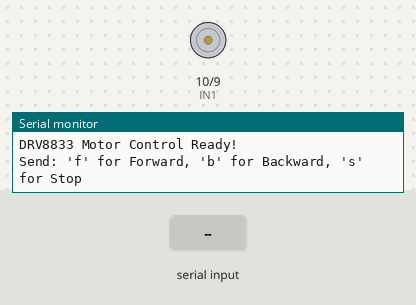
A sketch run on a simulated Arduino Uno, built with avr-gcc and run on an emulated ATmega328P. On the bench: motor-driver pin pairs drawn as motors (green arrow = first pin HIGH = forward, orange = second pin HIGH = backward, longer = more drive), the last lines printed to the serial monitor. The inputs (shaded band) are chosen by the test bench.

Above: at 1.2 s.
1.3 s: "f\n" received over Serial
At 2.3 s:
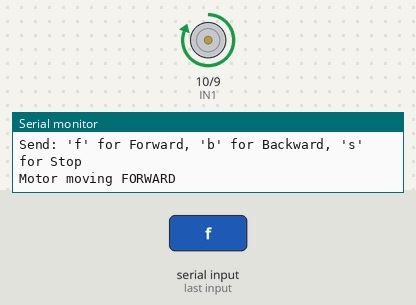
2.8 s: byte 98 ('b') received over Serial
At 3.4 s:
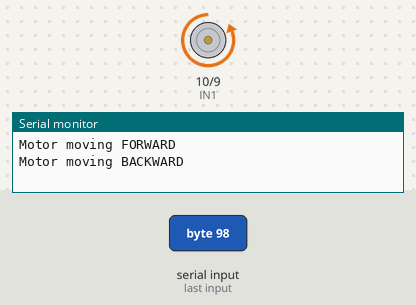
4.3 s: "F\n" received over Serial
At 5.5 s:
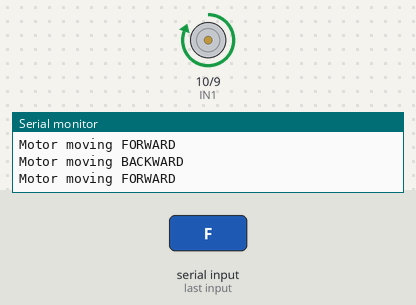
5.8 s: "b\n" received over Serial
At 6.9 s:
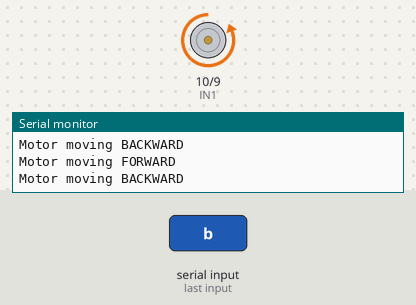
Timing chart, 0 to 8.3 s (numbered marks = the images above; inputs shaded):
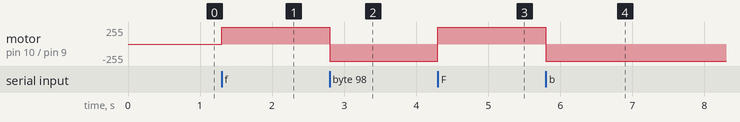

Measured:
- after the input at 1.3 s, motor on pin 10 (IN1) / pin 9 (IN2): stopped → forward 255/255 at once
- after the input at 2.8 s, motor on pin 10 (IN1) / pin 9 (IN2): forward 255/255 → backward 255/255 at once
- after the input at 4.3 s, motor on pin 10 (IN1) / pin 9 (IN2): backward 255/255 → forward 255/255 at once
- after the input at 5.8 s, motor on pin 10 (IN1) / pin 9 (IN2): forward 255/255 → backward 255/255 at once

The sketch:

motor_driver_test.ino
```cpp
// Define the pins connected to the DRV8833 IN1 and IN2
const int IN1 = 10;
const int IN2 = 9;

void setup() {
  // Initialize serial communication at 9600 baud rate
  Serial.begin(9600);

  // Set the motor control pins as outputs
  pinMode(IN1, OUTPUT);
  pinMode(IN2, OUTPUT);

  // Ensure the motor starts in a stopped state
  motorStop();

  // Print instructions to the Serial Monitor
  Serial.println("DRV8833 Motor Control Ready!");
  Serial.println("Send: 'f' for Forward, 'b' for Backward, 's' for Stop");
}

void loop() {
  // Check if there is data available in the Serial window
  if (Serial.available() > 0) {
    char command = Serial.read(); // Read the incoming character

    switch (command) {

      case 'f':
      case 'F':
        motorForward();
        break;

      case 'b':
      case 'B':
        motorBackward();
        break;

      case 's':
      case 'S':
        motorStop();
        break;

      // Ignore newline or carriage return characters
      case '\n':
      case '\r':
        break;

      default:
        Serial.print("Unknown command: ");
        Serial.println(command);
        break;
    }
  }
}

// Function to move the motor forward
void motorForward() {
  digitalWrite(IN1, HIGH);
  digitalWrite(IN2, LOW);
  Serial.println("Motor moving FORWARD");
}

// Function to move the motor backward
void motorBackward() {
  digitalWrite(IN1, LOW);
  digitalWrite(IN2, HIGH);
  Serial.println("Motor moving BACKWARD");
}

// Function to stop the motor
void motorStop() {
  digitalWrite(IN1, LOW);
  digitalWrite(IN2, LOW);
  Serial.println("Motor STOPPED");
}
/*
// Define the GPIO pins connected to the DRV8833 IN1 and IN2
// Using standard GPIO pins on the ESP32 (Avoid TX0/RX0 or strapping pins)
const int IN1 = 17;
const int IN2 = 16;

void setup() {
  // Initialize serial communication at 115200 baud rate (Standard for ESP32)
  Serial.begin(115200);

  // Wait for the serial port to connect (Useful for native USB ESP32 boards)
  while (!Serial) {
    delay(10);
  }

  // Set the motor control pins as outputs
  pinMode(IN1, OUTPUT);
  pinMode(IN2, OUTPUT);

  // Ensure the motor starts in a stopped state
  motorStop();

  // Print instructions to the Serial Monitor
  Serial.println("\nDRV8833 Motor Control Ready!");
  Serial.println("Send: 'f' for Forward, 'b' for Backward, 's' for Stop");
}

void loop() {
  // Check if there is data available in the Serial window
  if (Serial.available() > 0) {
    char command = Serial.read(); // Read the incoming character

    switch (command) {
      case 'f':
      case 'F':
        motorForward();
        break;

      case 'b':
      case 'B':
        motorBackward();
        break;

      case 's':
      case 'S':
        motorStop();
        break;

      // Ignore newline or carriage return characters
      case '\n':
      case '\r':
        break;

      default:
        Serial.print("Unknown command: ");
        Serial.println(command);
        break;
    }
  }
}

// Function to move the motor forward
void motorForward() {
  digitalWrite(IN1, HIGH);
  digitalWrite(IN2, LOW);
  Serial.println("Motor moving FORWARD");
}

// Function to move the motor backward
void motorBackward() {
  digitalWrite(IN1, LOW);
  digitalWrite(IN2, HIGH);
  Serial.println("Motor moving BACKWARD");
}

// Function to stop the motor
void motorStop() {
  digitalWrite(IN1, LOW);
  digitalWrite(IN2, LOW);
  Serial.println("Motor STOPPED");
}
*/
```
